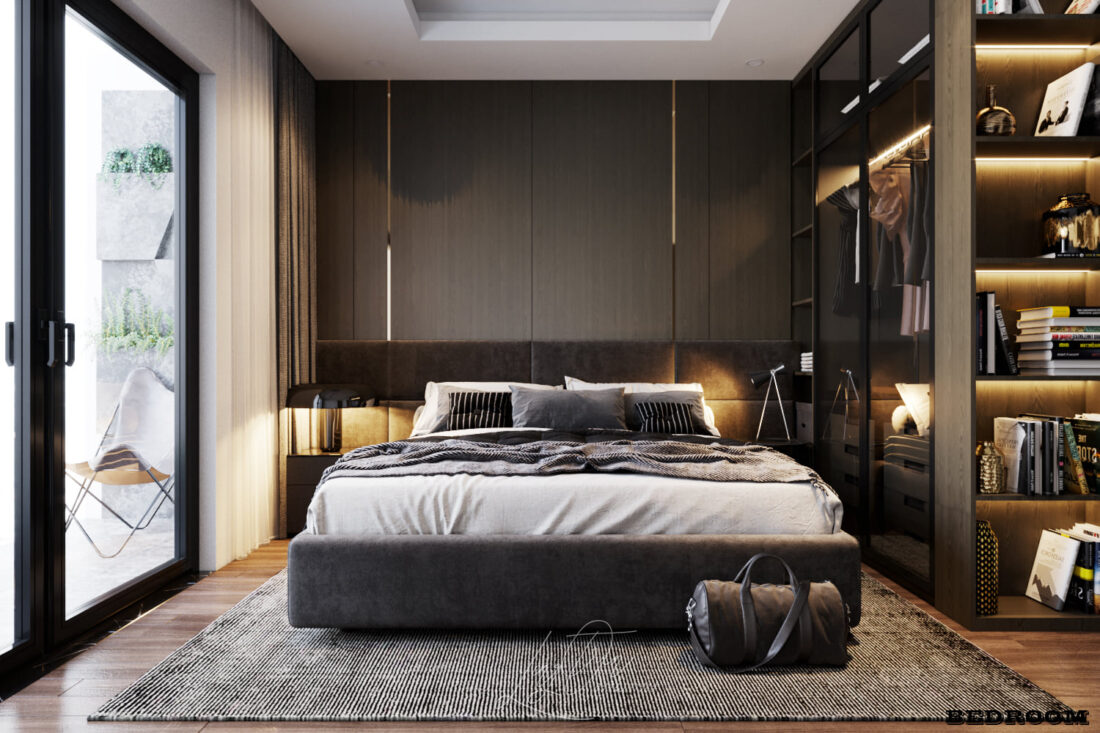
#> input picture test/dataset/original/0.jpeg, 1100 x 733 px; its folder holds 4 pictures in this run
$ python make_dataset.py
#> lines starting #> are read from the running program, lines starting #| are printed output that depends on the picture
### controller/yolo_client.py
from io import BytesIO
from PIL import Image, ImageDraw, ImageFont
from typing import Optional, Tuple
from contextlib import asynccontextmanager

import json, os
import requests
import queue
import asyncio, aiohttp
import threading

from .utils import print_t

VISION_SERVICE_IP = os.environ.get("VISION_SERVICE_IP", "localhost")
ROUTER_SERVICE_PORT = os.environ.get("ROUTER_SERVICE_PORT", "8888") #50049

class SharedYoloResult():
    def __init__(self) -> None:
        self.result_with_image = (None, {})
        self.lock = threading.Lock()

    def get(self) -> Tuple[Image.Image, dict]:
        with self.lock:
            return self.result_with_image

    def set(self, val: Tuple[Image.Image, dict]):
        with self.lock:
            self.result_with_image = val

'''
Access the YOLO service through http.
'''
class YoloClient():
    def __init__(self, shared_yolo_result: SharedYoloResult=None):
        self.service_url = 'http://{}:{}/yolo'.format(VISION_SERVICE_IP, ROUTER_SERVICE_PORT)
        self.image_size = (640, 352)
        self.image_queue = queue.Queue() # queue element: (image_id, image)
        self.shared_yolo_result = shared_yolo_result
        self.latest_result_with_image = None # (image, json_data: {'image_id': int, 'result': [result]})
        self.latest_result_with_image_lock = asyncio.Lock()
        self.image_id = 0
        self.image_id_lock = asyncio.Lock()

    def local_service(self):
        return VISION_SERVICE_IP == 'localhost'

    def image_to_bytes(image):
        # compress and convert the image to bytes
        imgByteArr = BytesIO()
        image.save(imgByteArr, format='WEBP')
        return imgByteArr.getvalue()

    # [11 lines left out: function plot_results, not called in this run]

    def retrieve(self) -> Optional[Tuple[Image.Image, dict]]:
        return self.latest_result_with_image

    @asynccontextmanager
    async def get_aiohttp_session_response(service_url, data, timeout_seconds=3):
        timeout = aiohttp.ClientTimeout(total=timeout_seconds)
        try:
            # The ClientSession now uses the defined timeout
            async with aiohttp.ClientSession(timeout=timeout) as session:
                async with session.post(service_url, data=data) as response:
                    response.raise_for_status()  # Optional: raises exception for 4XX/5XX responses
                    yield response
        except aiohttp.ServerTimeoutError:
            print_t(f"[Y] Timeout error when connecting to {service_url}")

    def detect_local(self, image):
        image_bytes = YoloClient.image_to_bytes(image.resize(self.image_size))
        self.image_queue.put(image)

        files = {
            'image': ('image', image_bytes),
            'json_data': (None, json.dumps({'service': 'yolo', 'user_name': 'yolo', 'stream_mode': True, 'image_id': self.image_id}))
        }

        #print_t(f"[Y] Sending request to {self.service_url}")

        response = requests.post(self.service_url, files=files)
        #print_t(f"[Y] Response: {response.text}")
        json_results = json.loads(response.text)
        self.latest_result_with_image = (self.image_queue.get(), json_results)
        if self.shared_yolo_result is not None:
            self.shared_yolo_result.set(self.latest_result_with_image)

    async def detect(self, image):
        image_bytes = YoloClient.image_to_bytes(image.resize(self.image_size))

        async with self.image_id_lock:
            self.image_queue.put((self.image_id, image))
            files = {
                'image': image_bytes,
                'json_data': json.dumps({'user_name': 'yolo', 'stream_mode': True, 'image_id': self.image_id})
            }
            self.image_id += 1

        async with YoloClient.get_aiohttp_session_response(self.service_url, files) as response:
            results = await response.text()

        try:
            json_results = json.loads(results)
        except:
            print_t(f"[Y] Invalid json results: {results}")
            return
        async with self.latest_result_with_image_lock:
            # discard old images
            if self.image_queue.empty():
                return
            while self.image_queue.queue[0][0] < json_results['image_id']:
                self.image_queue.get()
            # discard old results
            if self.image_queue.queue[0][0] > json_results['image_id']:
                return

            self.latest_result_with_image = (self.image_queue.get()[1], json_results)
            if self.shared_yolo_result is not None:
                self.shared_yolo_result.set(self.latest_result_with_image)

### test/make_dataset.py
import json, sys, os
import time
import requests
import base64
from PIL import Image
sys.path.append("..")
sys.path.append("../controller")
from controller.yolo_client import YoloClient

from controller.llava_client import LlavaClient

print(os.getcwd())
BASE_URI = 'http://127.0.0.1:5000'
STREAM = False
# Get image locations
CURRENT_DIR = os.path.dirname(os.path.abspath(__file__))
DATASET_PATH = os.path.join(CURRENT_DIR, 'dataset')
RESULTS_PATH = os.path.join(DATASET_PATH, 'results.json')
ORIG_IMAGES_PATH = os.path.join(DATASET_PATH, 'original')
BOXES_IMAGES_PATH = os.path.join(DATASET_PATH, 'with_boxes')

yolo_client = YoloClient()

# Draw bounding boxes on the images, make a copy in with_boxes
if True: #len(os.listdir(BOXES_IMAGES_PATH)) < 2: # account for .DS_Store
    detect_results = {}
    image_names = os.listdir(ORIG_IMAGES_PATH)
    if ".DS_Store" in image_names:
        image_names.remove(".DS_Store")

    for name in image_names:
        image_path = os.path.join(ORIG_IMAGES_PATH, name)
        image = Image.open(image_path)
#> image is the input picture: PIL image 1100x733 RGB; mean R, G, B 108.3, 99, 91.9
        yolo_client.detect_local(image)
#> in image_to_bytes, `image.save(imgByteArr, format='WEBP')`:
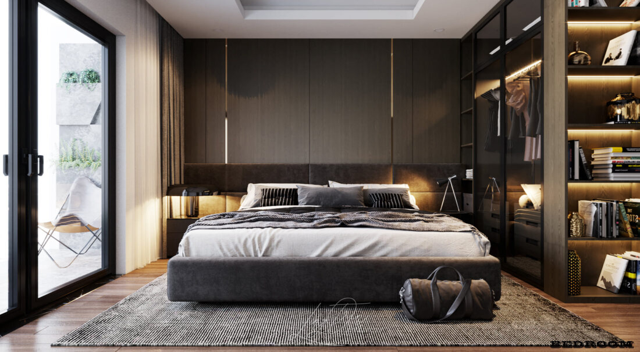
#> image: PIL image 640x352 RGB; mean R, G, B 108.3, 99, 91.9
#> (the call stopped at in detect_local, `response = requests.post(self.service_url, files=files)`: requests is not available in this run)
        yolo_result = yolo_client.retrieve()
        if yolo_result is None:
            print(f"FAILED to retrieve result for {name}")
            continue

        # Plot bounding boxes, save image
        YoloClient.plot_results(yolo_result[0], yolo_result[1]['result'])
        yolo_result[0].save(os.path.join(BOXES_IMAGES_PATH, name))

        # save in the dictionary, and to the file. Ok to overwrite in each loop, speed is not a concern here.
        detect_results[name] = yolo_result[1]['result']
        with open(RESULTS_PATH, 'w') as f:
            json.dump(detect_results, f)
        print(f"Results saved for {name}: {yolo_result[1]['result']}.\nOther info: {yolo_result[1]}")
#> pass 2 of the loop `for name in image_names:`:
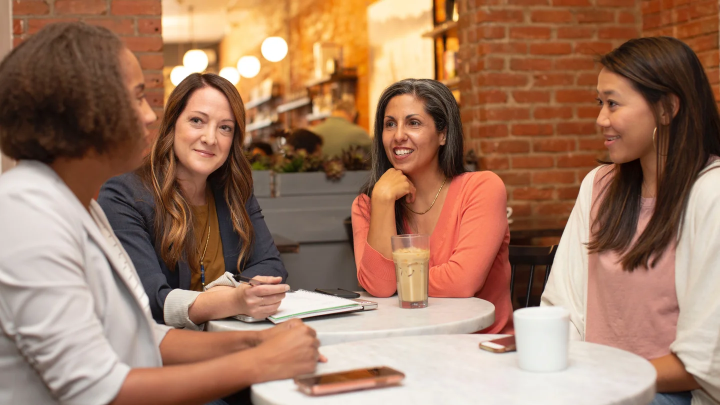
#> input picture test/dataset/original/2.webp, 1440 x 810 px (shown at 1/2 size)
#> image is the input picture: PIL image 1440x810 RGB; mean R, G, B 160, 121.2, 97.9
#> in image_to_bytes (call 2), `image.save(imgByteArr, format='WEBP')`:
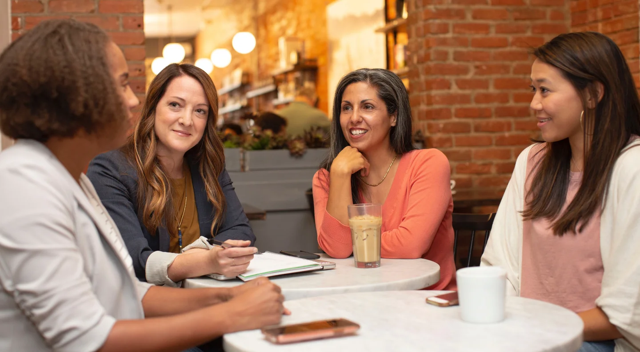
#> image: PIL image 640x352 RGB; mean R, G, B 160, 121.2, 97.9
#> pass 3 of the loop `for name in image_names:`:
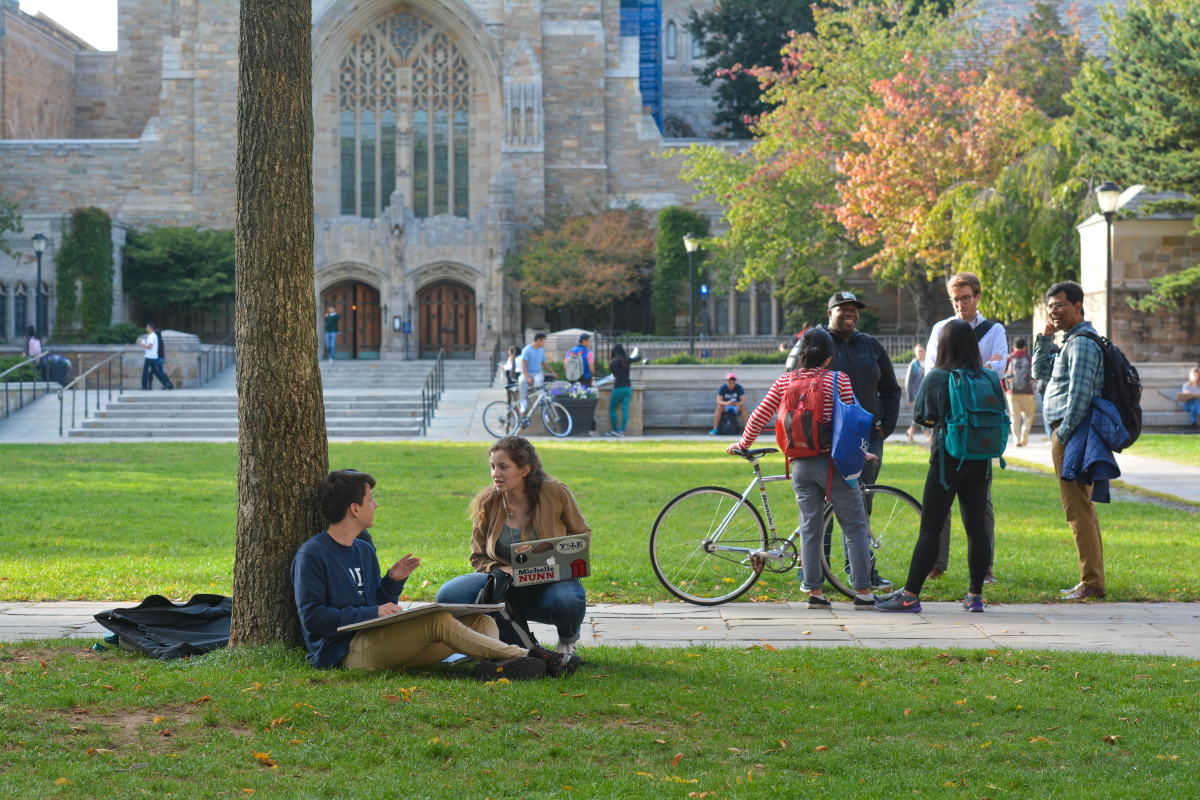
#> input picture test/dataset/original/3.jpeg, 6000 x 4000 px (shown at 1/5 size)
#> image is the input picture: PIL image 6000x4000 RGB; mean R, G, B 113.7, 124.9, 95.8
#> in image_to_bytes (call 3), `image.save(imgByteArr, format='WEBP')`:
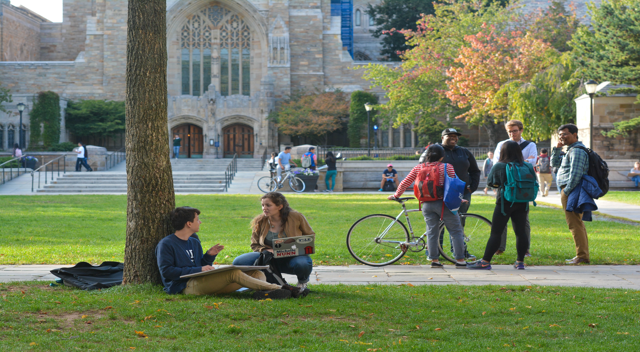
#> image: PIL image 640x352 RGB; mean R, G, B 113.7, 124.9, 95.7
#> the loop made 4 passes; the first 3 are shown
